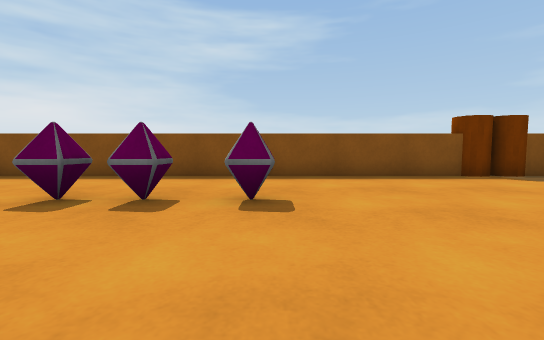
View 1 (above)

21 first-person views from a walk through a Unity game level. The camera is 0.59 m above the floor, tilts 4° down and sees 90° across. The floor is counted in squares, 1 m on a side. Each view is taken from the middle of a square. On the plan, view 1 faces up. The plan holds only what a view shows up to about 9 squares ahead; the rest is blank. The place goes on beyond the plan. The player is left out.

View 2
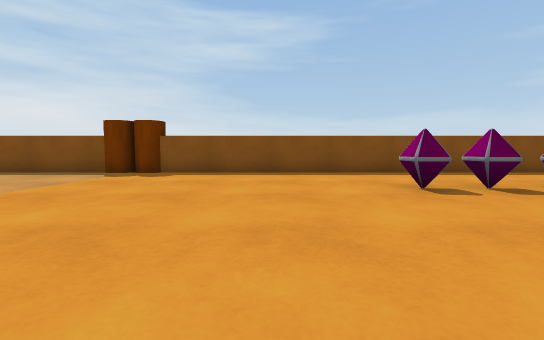

View 3
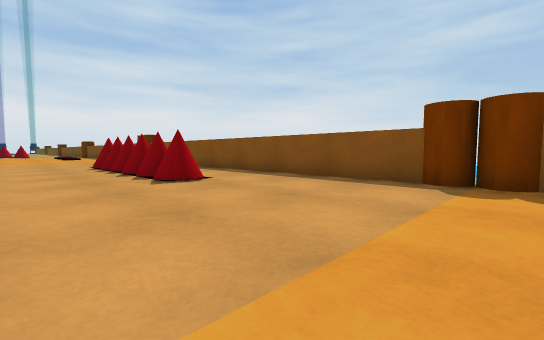

View 4
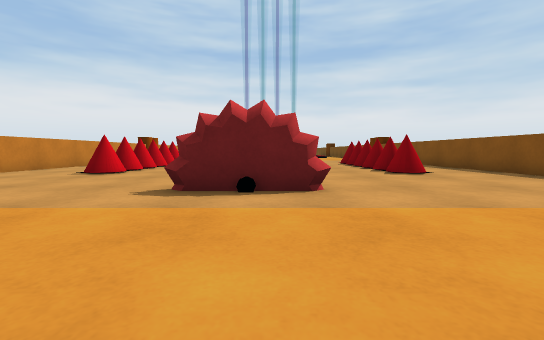

View 5
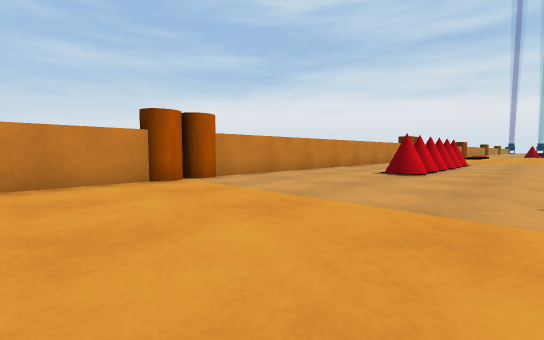

View 6
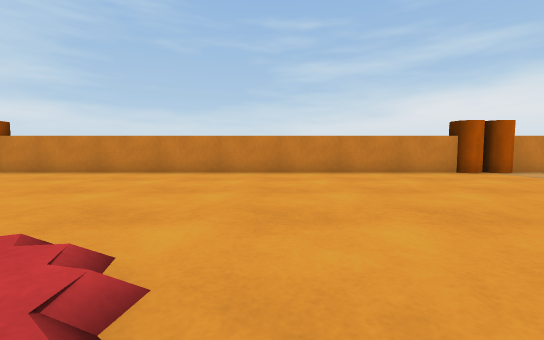

View 7
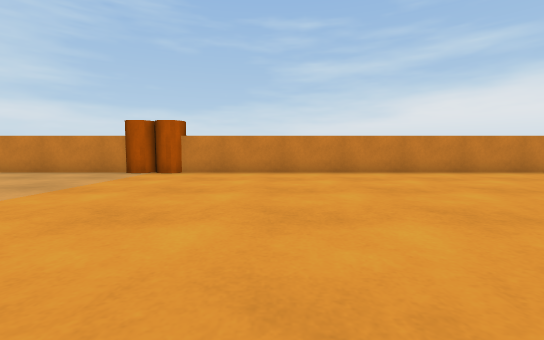

View 8
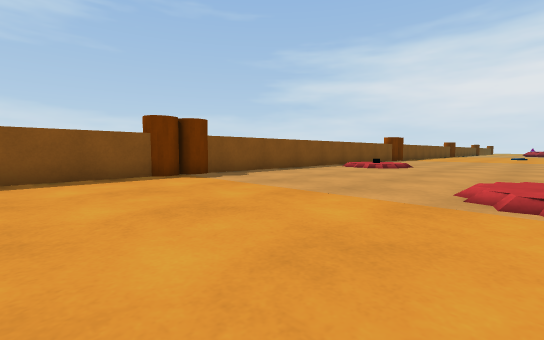

View 9
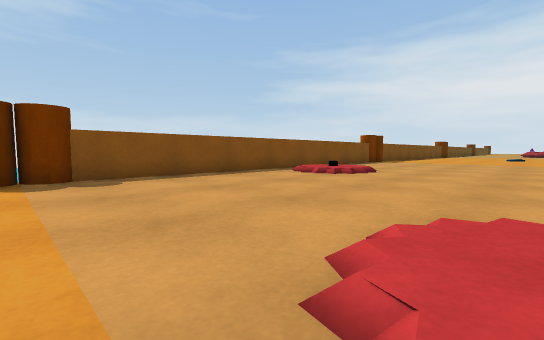

View 10
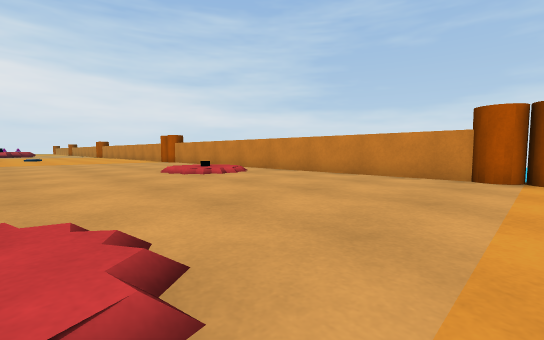

View 11
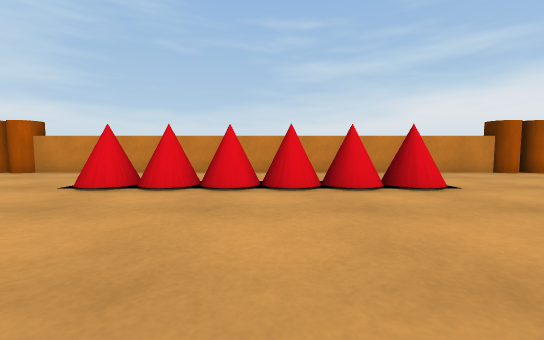

View 12
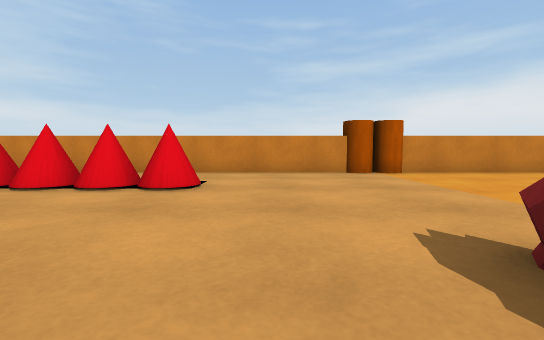

View 13
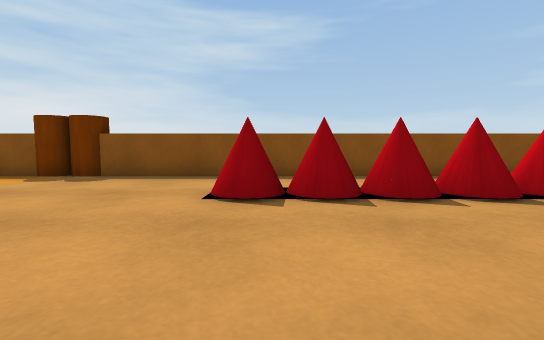

View 14
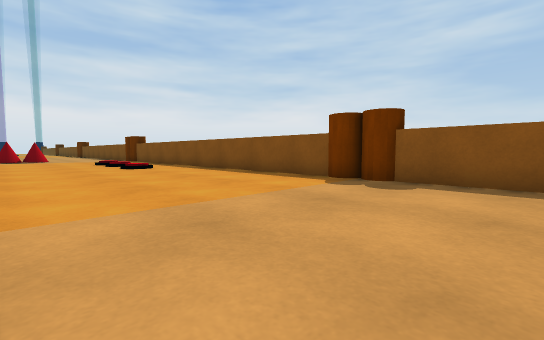

View 15
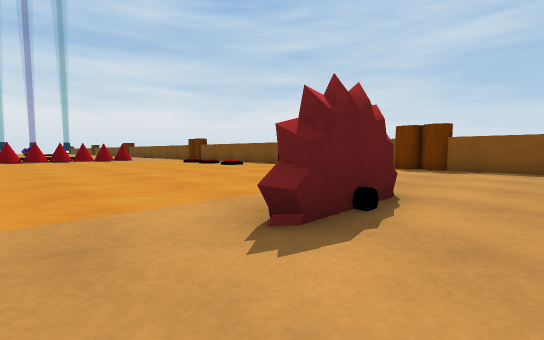

View 16
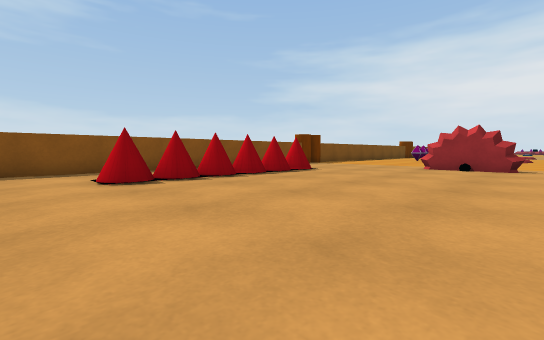

View 17
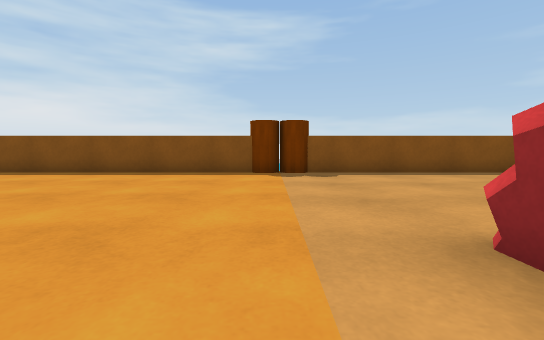

View 18
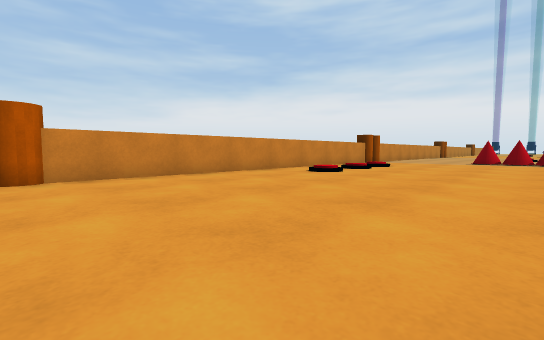

View 19
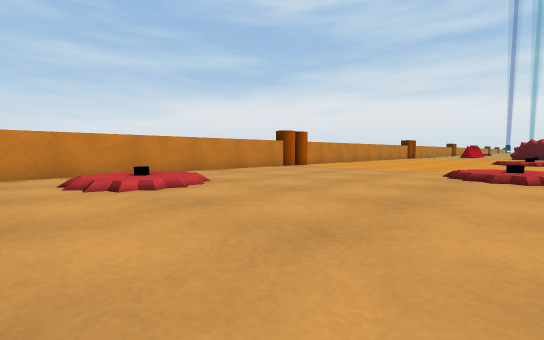

View 20
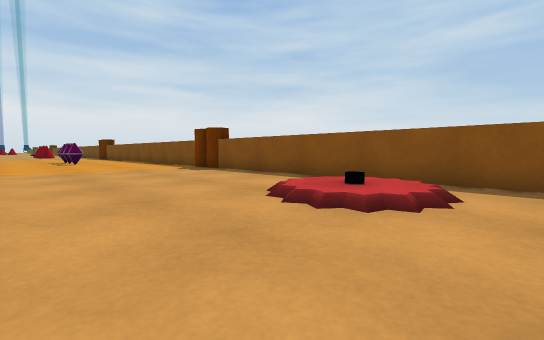

View 21
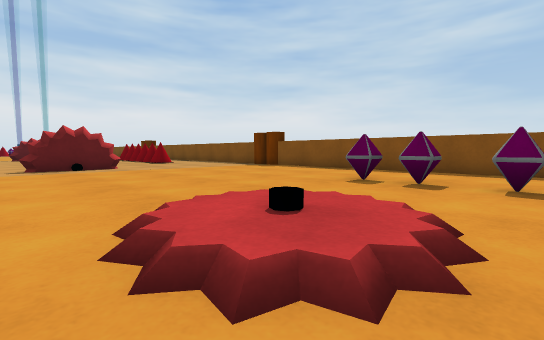

### Floor plan
Points are (right, up) in squares from view 1. A wall is a line through its corners. A room is listed if a view was taken in it or the views show most of it. See-through windows are left out.
Room 1 (views 1, 2, 3, 4, 5, 6, 7, 8, 9, 10, 11, 12, 13, 14, 15, 16, 17, 18, 19, 20, 21)
walls: (-10, 0.5) (-10, -1.5); (-10, -0.9) (-10.1, -1.6); (-10.1, 0.8) (-10, 0.3); (-10.2, 0.7) (-10.1, 0.6); (-10.1, -1.3) (-10.2, -1.5); (-10.1, -1.4) (-10.4, -1); (-10.3, -1.6) (-10.3, 0.9); (-9.5, 6.4) (-21.6, 6.4); (-7.5, -7.4) (4.5, -7.4); (4.5, 6.4) (-7.5, 6.4); (-21.3, 0.8) (-21.3, -1.3); (-21.4, -1) (-21.4, -1.4) (-21.6, -1.6); (-21.7, 0.2) (-21.7, 0.6); (-21.7, 0.3) (-21.5, 0.8); (6.4, -7.4) (14.1, -7.4); (-21.5, -7.4) (-9.6, -7.4); (-23.5, 6.4) (-28.5, 6.4); (14.1, 6.4) (6.4, 6.4); (-28.5, -7.4) (-23.5, -7.4)
low walls: (-10, -1.3) (-10.1, -1.6) (-10.3, -1.2); (-10.3, 0.4) (-10.1, 0.8) (-10, 0.5); (-21.3, -1.3) (-21.5, -1.6); (-21.7, 0.6) (-21.5, 0.9)
objects: cylinder (-23, -8) to (-23, -7); cylinder (-23, 6) to (-23, 7); cylinder (-22, -8); cylinder (-22, 7); other object (-18, -5) to (-18, -4); other object (-18, 3) to (-18, 4); other object (-17, -5) to (-17, -4); other object (-17, 3) to (-17, 4); other object (-16, -5) to (-16, -4); other object (-16, 3) to (-16, 4); other object (-15, -5) to (-15, -4); other object (-15, 3) to (-15, 4); other object (-14, -5) to (-14, -4); other object (-14, 3) to (-14, 4); other object (-13, -5) to (-13, -4); other object (-13, 3) to (-13, 4); cylinder (-9, -8) to (-9, -7); cylinder (-9, 6) to (-9, 7); cylinder (-8, -8); cylinder (-8, 7); other object (-3, 3); other object (-2, 3); other object (0, 3); cylinder (5, -8) to (5, -7); cylinder (5, 6) to (5, 7); cylinder (6, -8); cylinder (6, 7)

Positions as (right, up) in squares from view 1, and headings:
1: (0, 0), facing up
2: (-5, -1), facing up
3: (-8, 1), facing up-left
4: (-6, 0), facing left
5: (-6, -2), facing down-left
6: (-3, 0), facing down
7: (2, 0), facing down
8: (2, 0), facing up-right
9: (5, 0), facing up-right
10: (5, -1), facing down-right
11: (-16, 0), facing down
12: (-20, 0), facing down
13: (-18, 0), facing up
14: (-20, 1), facing up-left
15: (-20, -3), facing up-left
16: (-20, -2), facing up-right
17: (-23, -1), facing up
18: (-23, -1), facing down-left
19: (14, 0), facing down-left
20: (14, 1), facing up-left
21: (0, -2), facing up-left
